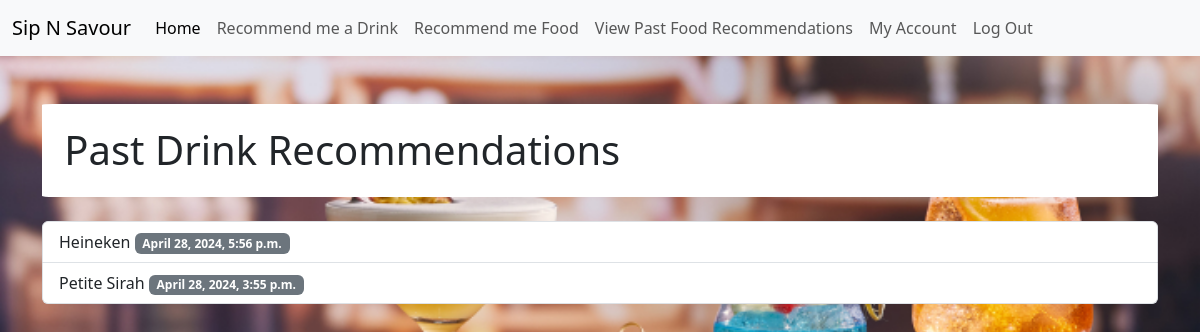
/food_recommendation/view_recommendations/ (signed in), run on an earlier commit of the app's database.
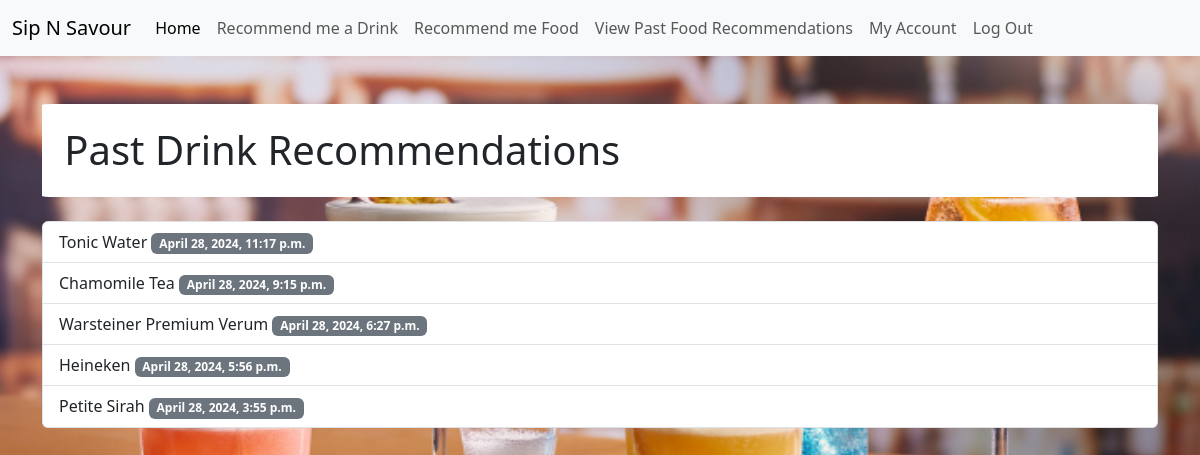
And on a later commit of the database.
### food_recommendation/models.py (models this page shows)
class RecommendedDrink(models.Model):
    drink_name = models.CharField(max_length=100)#store name of recommended drink, no more than 100 characters
    recommended_on = models.DateTimeField(auto_now_add=True)#stores the date and time when the recommendation was added
    user = models.ForeignKey(get_user_model(), on_delete=models.CASCADE, related_name='recommended_drinks', default=get_default_user)

### food_recommendation/views.py (the view)
# urls.py: path('view_recommendations/', views.view_recommendations, name='view_recommendations'),
@login_required(login_url='login')
def view_recommendations(request):
    past_recommendations = RecommendedDrink.objects.filter(user=request.user).order_by('-recommended_on')
    print(past_recommendations)
    return render(request, 'food_recommendation/view_recommendations.html', {'past_recommendations': past_recommendations})

### food_recommendation/templates/food_recommendation/view_recommendations.html (shortened to what this page needs)
<!DOCTYPE html>
<html lang="en">
<head>
    <link href="https://cdn.jsdelivr.net/npm/bootstrap@5.3.2/dist/css/bootstrap.min.css" rel="stylesheet">
</head>
<body>
    <nav class="navbar navbar-expand-lg navbar-light bg-light">
        <div class="container-fluid">
            <a class="navbar-brand" href="#">Sip N Savour</a>
            <div class="collapse navbar-collapse" id="navbarNavAltMarkup">
                <div class="navbar-nav">
                    <li class="nav-item">
                        <a class="nav-link active" aria-current="page" href="{% url 'homepage' %}">Home</a>
                    </li>
                    <li class="nav-item">
                        <a class="nav-link" href="{% url 'recommend_drink' %}">Recommend me a Drink</a>
                    </li>
                    <li class="nav-item">
                        <a class="nav-link" href="{% url 'recommend_food' %}">Recommend me Food</a>
                    </li>
                    <li class="nav-item">
                        <a class="nav-link" href="{% url 'view_past_food' %}">View Past Food Recommendations</a>
                    </li>
                    <li class="nav-item">
                        <a class="nav-link" href="{% url 'account' %}">My Account</a>
                    </li>
                    <li class="nav-item">
                        <a class="nav-link" href="{% url 'login' %}" id="logout-link">Log Out</a>
                    </li>
                </div>
            </div>
        </div>
    </nav>
    <div class="container mt-5">
        <h1 class="mb-4">Past Drink Recommendations</h1>
        {% if past_recommendations %}
        <ul class="list-group">
            {% for recommendation in past_recommendations %}
            <li class="list-group-item">{{ recommendation.drink_name }} <span class="badge bg-secondary">{{ recommendation.recommended_on }}</span></li>
            {% endfor %}
        </ul>
        {% else %}
        <div class="alert alert-warning mt-3" role="alert">
            No past recommendations found.
        </div>
        {% endif %}
    </div>
</body>
</html>

What changed in the data, as far as the page shows it:
added RecommendedDrink: drink_name "Tonic Water", recommended_on "April 28, 2024, 11:17 p.m."
added RecommendedDrink: drink_name "Chamomile Tea", recommended_on "April 28, 2024, 9:15 p.m."
added RecommendedDrink: drink_name "Warsteiner Premium Verum", recommended_on "April 28, 2024, 6:27 p.m."
